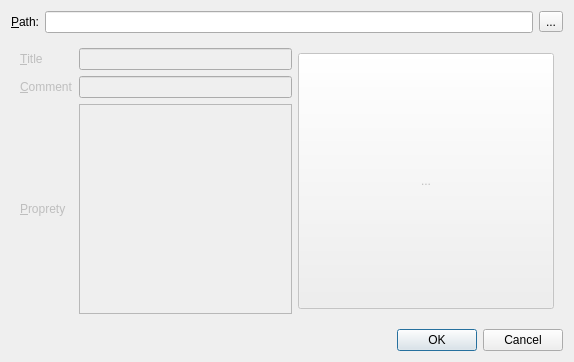
<?xml version="1.0" encoding="UTF-8"?>
<ui version="4.0">
 <class>AddBookDialog</class>
 <widget class="QDialog" name="AddBookDialog">
  <property name="geometry">
   <rect>
    <x>0</x>
    <y>0</y>
    <width>574</width>
    <height>362</height>
   </rect>
  </property>
  <property name="windowTitle">
   <string>Dialog</string>
  </property>
  <layout class="QVBoxLayout" name="verticalLayout">
   <item>
    <layout class="QHBoxLayout" name="horizontalLayout">
     <item>
      <widget class="QLabel" name="label">
       <property name="text">
        <string>&amp;Path:</string>
       </property>
       <property name="buddy">
        <cstring>lineEdit</cstring>
       </property>
      </widget>
     </item>
     <item>
      <widget class="QLineEdit" name="lineEdit"/>
     </item>
     <item>
      <widget class="QToolButton" name="toolButton">
       <property name="text">
        <string>...</string>
       </property>
      </widget>
     </item>
    </layout>
   </item>
   <item>
    <widget class="QWidget" name="widget" native="true">
     <property name="enabled">
      <bool>false</bool>
     </property>
     <layout class="QGridLayout" name="gridLayout">
      <item row="0" column="0">
       <widget class="QLabel" name="label_2">
        <property name="text">
         <string>&amp;Title</string>
        </property>
        <property name="buddy">
         <cstring>lineEditTitle</cstring>
        </property>
       </widget>
      </item>
      <item row="0" column="1">
       <widget class="QLineEdit" name="lineEditTitle"/>
      </item>
      <item row="0" column="2" rowspan="3">
       <widget class="QToolButton" name="toolButtonImage">
        <property name="minimumSize">
         <size>
          <width>256</width>
          <height>256</height>
         </size>
        </property>
        <property name="text">
         <string>...</string>
        </property>
       </widget>
      </item>
      <item row="1" column="0">
       <widget class="QLabel" name="label_3">
        <property name="text">
         <string>&amp;Comment</string>
        </property>
        <property name="buddy">
         <cstring>lineEditComment</cstring>
        </property>
       </widget>
      </item>
      <item row="1" column="1">
       <widget class="QLineEdit" name="lineEditComment"/>
      </item>
      <item row="2" column="0">
       <widget class="QLabel" name="label_4">
        <property name="text">
         <string>&amp;Proprety</string>
        </property>
        <property name="buddy">
         <cstring>textEditProprety</cstring>
        </property>
       </widget>
      </item>
      <item row="2" column="1">
       <widget class="QTextEdit" name="textEditProprety"/>
      </item>
     </layout>
    </widget>
   </item>
   <item>
    <widget class="QDialogButtonBox" name="buttonBox">
     <property name="orientation">
      <enum>Qt::Horizontal</enum>
     </property>
     <property name="standardButtons">
      <set>QDialogButtonBox::Cancel|QDialogButtonBox::Ok</set>
     </property>
    </widget>
   </item>
  </layout>
 </widget>
 <resources/>
 <connections>
  <connection>
   <sender>buttonBox</sender>
   <signal>accepted()</signal>
   <receiver>AddBookDialog</receiver>
   <slot>accept()</slot>
   <hints>
    <hint type="sourcelabel">
     <x>227</x>
     <y>340</y>
    </hint>
    <hint type="destinationlabel">
     <x>157</x>
     <y>274</y>
    </hint>
   </hints>
  </connection>
  <connection>
   <sender>buttonBox</sender>
   <signal>rejected()</signal>
   <receiver>AddBookDialog</receiver>
   <slot>reject()</slot>
   <hints>
    <hint type="sourcelabel">
     <x>295</x>
     <y>346</y>
    </hint>
    <hint type="destinationlabel">
     <x>286</x>
     <y>274</y>
    </hint>
   </hints>
  </connection>
 </connections>
</ui>
